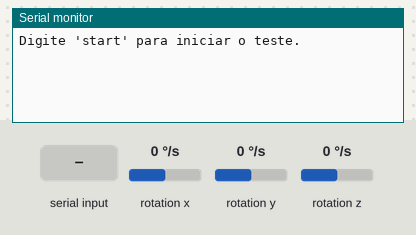
A program run on a simulated ESP32. Parts: the last lines printed to the serial monitor. Wiring (inferred from the names in the program): MPU-9250 motion sensor at I2C address 0x68. Inputs (shaded band) come from the test bench; at power-on: rotation x 0 °/s, rotation y 0 °/s, rotation z 0 °/s.

Above: at 1.2 s.
1.3 s: "start\n" received over Serial
At 2.8 s:
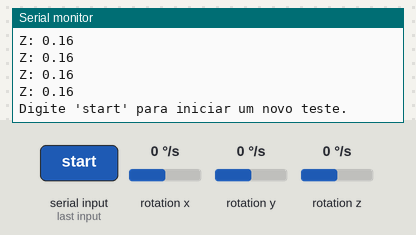
3.7 s: "stop\n" received over Serial
At 4.5 s:
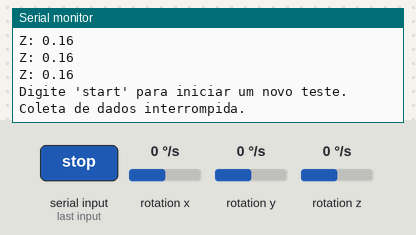
Timing chart, 0 to 6.7 s (numbered marks = the images above; inputs shaded):
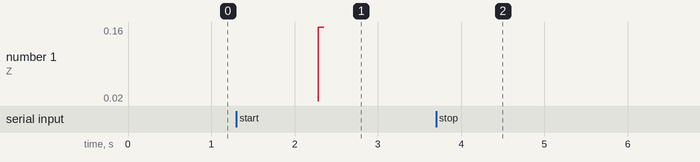

The program:

main.cpp
```cpp
#include <Wire.h>
#include <Arduino.h>

#define MPU9250_ADDR 0x68
#define GYRO_XOUT_H 0x43
#define GYRO_CONFIG 0x1B

#define VECTOR_SIZE 100 // Tamanho do vetor de dados
#define FILTER_SIZE 10 // Tamanho do filtro de média móvel (quantas leituras manter no buffer)
#define SAMPLE_INTERVAL 10000 // Intervalo de amostragem em microssegundos (10ms)

float gyroZData[VECTOR_SIZE]; // Vetor para armazenar os dados de rotação no eixo Z (giroscópio)
float gyroZFiltered = 0.0; // Giroscópio filtrado em Z
float gyroScale = 131.0; // Sensibilidade para ±250°/s (131 LSB/°/s)
float offsetZ = -0.16; // Offset do giroscópio Z

int dataIndex = 0; // Índice do vetor de dados
bool collectData = false; // Flag para controlar quando coletar dados
bool testInProgress = false; // Flag para saber se o teste está em andamento

hw_timer_t *timer = NULL; // Timer para a interrupção
portMUX_TYPE timerMux = portMUX_INITIALIZER_UNLOCKED; // Mecanismo para sincronizar interrupções

volatile bool readData = false; // Flag para indicar quando ler os dados

// Buffer para o filtro de média móvel simples
float filterBuffer[FILTER_SIZE];
int filterIndex = 0;

void IRAM_ATTR onTimer() {
  portENTER_CRITICAL_ISR(&timerMux);
  readData = true; // Sinaliza que a leitura dos dados deve ser feita
  portEXIT_CRITICAL_ISR(&timerMux);
}

void printAndResetTest();
void readGyroData(int16_t *data);
float applyMovingAverageFilter(float input);

void setup() {
  Serial.begin(115200);
  Wire.begin();

  // Configura o MPU-9250
  Wire.beginTransmission(MPU9250_ADDR);
  Wire.write(0x6B); // Registrador de gerenciamento de energia
  Wire.write(0x00); // Ativa o sensor
  Wire.endTransmission();

  // Configura o alcance do giroscópio para ±250°/s
  Wire.beginTransmission(MPU9250_ADDR);
  Wire.write(GYRO_CONFIG);
  Wire.write(0x00); // ±250°/s
  Wire.endTransmission();

  // Configuração do temporizador para interrupção a cada 10ms (10000 microssegundos)
  timer = timerBegin(0, 80, true); // Timer 0, prescaler 80 (1 microsegundo)
  timerAttachInterrupt(timer, &onTimer, true); // Chama a função onTimer quando o timer dispara
  timerAlarmWrite(timer, SAMPLE_INTERVAL, true); // Interrupção a cada 10ms
  timerAlarmEnable(timer); // Habilita o temporizador

  Serial.println("Digite 'start' para iniciar o teste.");
}

void loop() {
  // Verifica comandos recebidos via Serial
  if (Serial.available() > 0) {
    String command = Serial.readStringUntil('\n');
    command.trim(); // Remove espaços ou quebras de linha extras

    if (command == "start" && !testInProgress) {
      Serial.println("Iniciando coleta de dados...");
      collectData = true;
      testInProgress = true; // Marca o teste como em andamento
      dataIndex = 0; // Reinicia o índice
    } else if (command == "stop") {
      Serial.println("Coleta de dados interrompida.");
      collectData = false;
    }
  }

  // Realiza a leitura do giroscópio se solicitado
  if (collectData) {
    if (readData) {
      // A interrupção sinalizou que devemos realizar a leitura
      portENTER_CRITICAL(&timerMux);
      readData = false; // Reseta a flag
      portEXIT_CRITICAL(&timerMux);

      int16_t rawData[3];
      readGyroData(rawData);

      // Converte os valores brutos para °/s e aplica os offsets
      float rawZ = rawData[2] / gyroScale - offsetZ;

      // Aplica o filtro de média móvel simples (SMA) no valor Z
      gyroZFiltered = applyMovingAverageFilter(rawZ);

      // Armazena o valor filtrado no vetor
      gyroZData[dataIndex] = gyroZFiltered;

      dataIndex++;

      // Verifica se o vetor foi preenchido
      if (dataIndex >= VECTOR_SIZE) {
        collectData = false; // Interrompe a coleta
        Serial.println("Vetor de dados cheio.");
        printAndResetTest(); // Exibe os dados e reinicia para o próximo teste
      }
    }
  }
}

void readGyroData(int16_t *data) {
  Wire.beginTransmission(MPU9250_ADDR);
  Wire.write(GYRO_XOUT_H); // Registrador do giroscópio X
  Wire.endTransmission(false);
  Wire.requestFrom(MPU9250_ADDR, 6, true); // 6 bytes para X, Y, Z

  data[0] = (Wire.read() << 8) | Wire.read(); // X
  data[1] = (Wire.read() << 8) | Wire.read(); // Y
  data[2] = (Wire.read() << 8) | Wire.read(); // Z
}

// Função do filtro de média móvel simples (SMA)
float applyMovingAverageFilter(float input) {
  // Substitui o valor mais antigo no buffer pelo novo valor
  filterBuffer[filterIndex] = input;

  // Calcula a média do buffer
  float sum = 0;
  for (int i = 0; i < FILTER_SIZE; i++) {
    sum += filterBuffer[i];
  }

  // Atualiza o índice do buffer (circular)
  filterIndex = (filterIndex + 1) % FILTER_SIZE;

  return sum / FILTER_SIZE;
}

// Função para imprimir os dados e reiniciar o teste
void printAndResetTest() {
  Serial.println("Dados coletados:");

  // Exibe os dados no vetor
  for (int i = 0; i < VECTOR_SIZE; i++) {
    Serial.printf("Z: %.2f\n", gyroZData[i]);
  }

  // Pergunta ao usuário se deseja iniciar um novo teste
  Serial.println("Digite 'start' para iniciar um novo teste.");

  // Aguarda o usuário para reiniciar o teste
  testInProgress = false;
  collectData = false; // Interrompe a coleta de dados
}
```

Measured:
- after the input at 1.3 s, the serial monitor: prints a new line at once (image 1)
- after the input at 3.7 s, the serial monitor: prints a new line at once (image 2)
